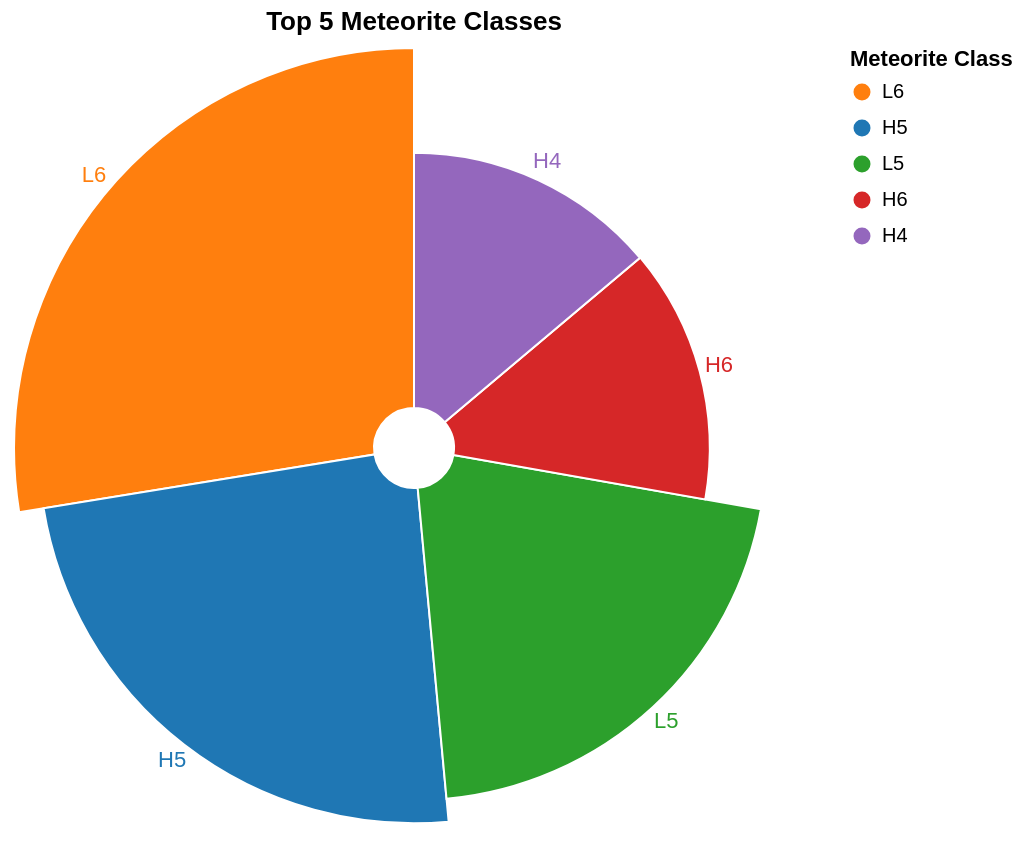

Vega-Lite specification stored for this chart:
### Vega-Lite specification from a JSON file in a GitHub repository (floating-point values rounded to 4 significant figures)
{"$schema": "https://vega.github.io/schema/vega-lite/v5.json", "width": 400, "height": 400, "title": "Top 5 Meteorite Classes", "data": {"values": [{"recclass": "L6", "count": 1779}, {"recclass": "H5", "count": 1543}, {"recclass": "L5", "count": 1339}, {"recclass": "H6", "count": 898}, {"recclass": "H4", "count": 895}]}, "layer": [{"mark": {"type": "arc", "innerRadius": 20, "stroke": "#fff"}}, {"mark": {"type": "text", "radiusOffset": 10}, "encoding": {"text": {"field": "recclass", "type": "nominal"}}}], "encoding": {"theta": {"field": "count", "type": "quantitative", "stack": true, "title": "Number of Meteorites"}, "radius": {"field": "count", "type": "quantitative", "scale": {"type": "sqrt", "zero": true, "rangeMin": 20}, "title": "Count Radius"}, "color": {"field": "recclass", "type": "nominal", "legend": {"title": "Meteorite Class"}, "scale": {"domain": ["L6", "H5", "L5", "H6", "H4"], "range": ["#ff7f0e", "#1f77b4", "#2ca02c", "#d62728", "#9467bd"]}}, "tooltip": [{"field": "recclass", "type": "nominal", "title": "Meteorite Class"}, {"field": "count", "type": "quantitative", "title": "Number of Meteorites"}]}}
